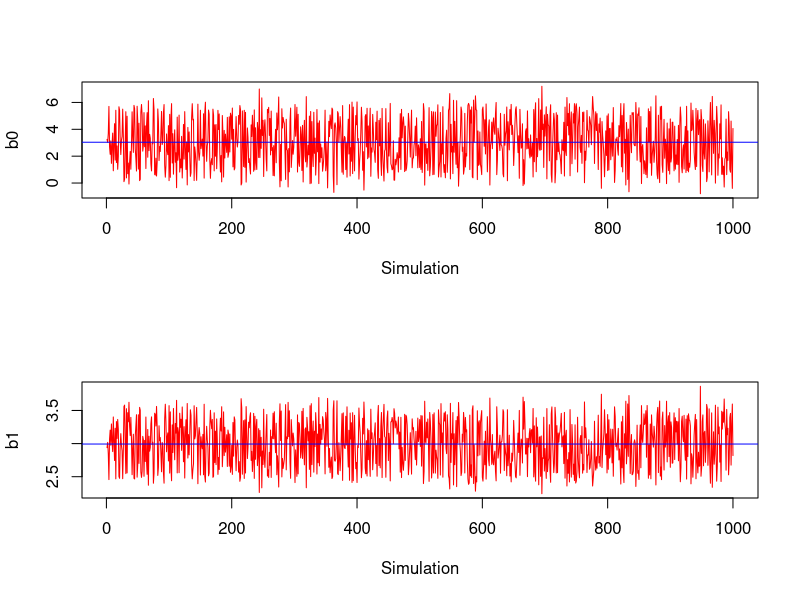

Write R code to recreate this figure.
rm(list=ls())
par(mfrow=c(2,1))
set.seed(123)
n=100 
beta_0 = 2
beta_1 = 3 
sigma = 1 

n_sim = 1000 

b0 = numeric(n_sim)
b1 = numeric(n_sim)

for(i in 1:n_sim){
  X = runif(n, min=0, max= 10)
  e = rnorm(n, 0, sigma)
  
  e[10] = 100

  Y = beta_0 + beta_1 * X + e
  
  coef = coefficients(lm(Y ~ X))
  b0[i] = coef[1]
  b1[i] = coef[2]
}

mean(b0)
sd(b0)

plot(1:n_sim, b0, type="l", col="red", xlab="Simulation", ylab="b0")
abline(h=mean(b0), col="blue")
mean(b0)
sd(b0)

plot(1:n_sim, b1, type="l", col="red", xlab="Simulation", ylab="b1")
abline(h=mean(b1), col="blue")
mean(b1)
sd(b1)

